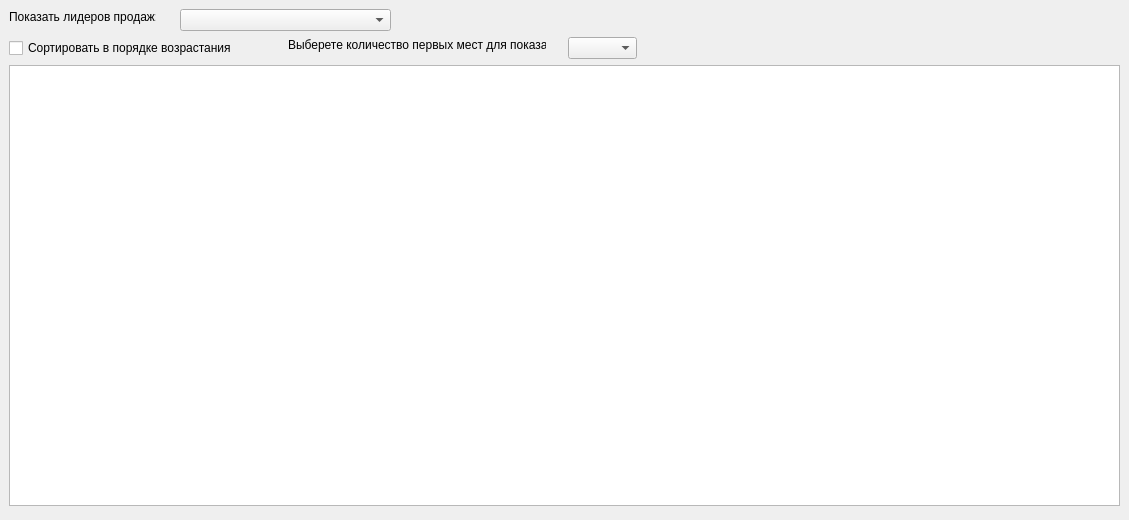
<?xml version="1.0" encoding="UTF-8"?>
<ui version="4.0">
 <class>RatingWindow</class>
 <widget class="QWidget" name="RatingWindow">
  <property name="geometry">
   <rect>
    <x>0</x>
    <y>0</y>
    <width>1129</width>
    <height>520</height>
   </rect>
  </property>
  <property name="windowTitle">
   <string>Form</string>
  </property>
  <widget class="QLabel" name="label">
   <property name="geometry">
    <rect>
     <x>9</x>
     <y>9</y>
     <width>147</width>
     <height>16</height>
    </rect>
   </property>
   <property name="text">
    <string>Показать лидеров продаж:</string>
   </property>
  </widget>
  <widget class="QComboBox" name="yearChooseBox">
   <property name="geometry">
    <rect>
     <x>180</x>
     <y>9</y>
     <width>211</width>
     <height>22</height>
    </rect>
   </property>
  </widget>
  <widget class="QCheckBox" name="descOrderBox">
   <property name="geometry">
    <rect>
     <x>9</x>
     <y>38</y>
     <width>222</width>
     <height>20</height>
    </rect>
   </property>
   <property name="text">
    <string>Сортировать в порядке возрастания</string>
   </property>
  </widget>
  <widget class="QTableView" name="tableView">
   <property name="geometry">
    <rect>
     <x>9</x>
     <y>65</y>
     <width>1111</width>
     <height>441</height>
    </rect>
   </property>
   <property name="editTriggers">
    <set>QAbstractItemView::NoEditTriggers</set>
   </property>
  </widget>
  <widget class="QLabel" name="label_2">
   <property name="geometry">
    <rect>
     <x>288</x>
     <y>37</y>
     <width>258</width>
     <height>16</height>
    </rect>
   </property>
   <property name="text">
    <string>Выберете количество первых мест для показа:</string>
   </property>
  </widget>
  <widget class="QComboBox" name="countTopBox">
   <property name="geometry">
    <rect>
     <x>568</x>
     <y>37</y>
     <width>69</width>
     <height>22</height>
    </rect>
   </property>
  </widget>
 </widget>
 <resources/>
 <connections/>
</ui>
